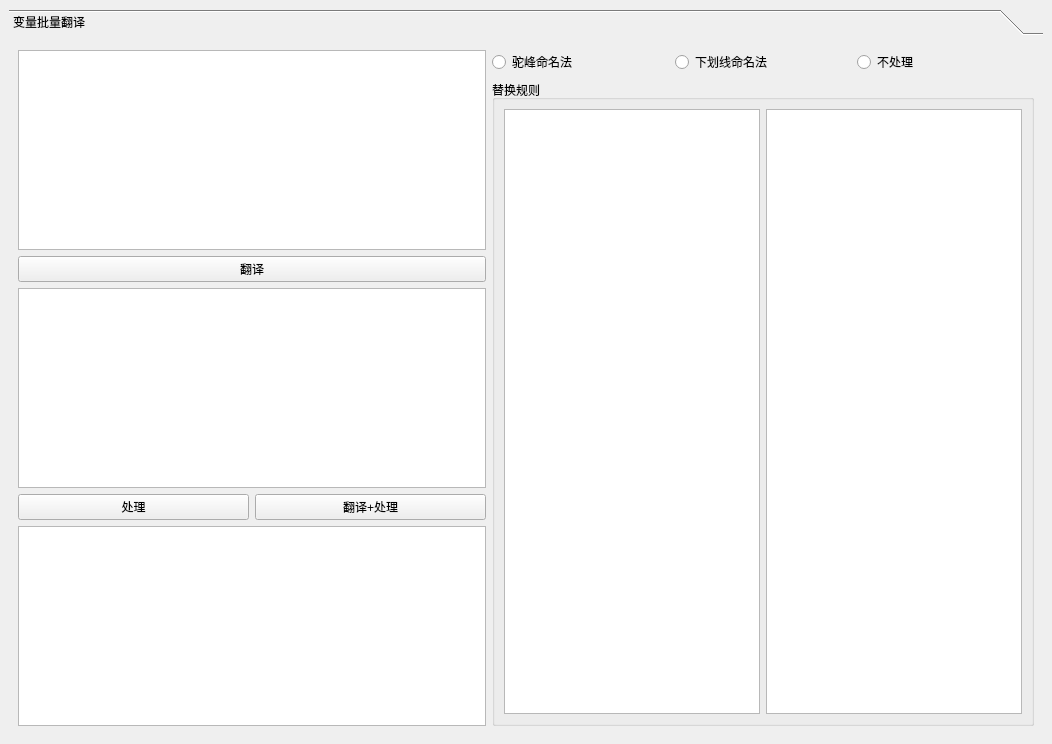
<?xml version="1.0" encoding="UTF-8"?>
<ui version="4.0">
 <class>MainWindow</class>
 <widget class="QMainWindow" name="MainWindow">
  <property name="geometry">
   <rect>
    <x>0</x>
    <y>0</y>
    <width>1052</width>
    <height>744</height>
   </rect>
  </property>
  <property name="windowTitle">
   <string>MainWindow</string>
  </property>
  <widget class="QWidget" name="centralwidget">
   <layout class="QHBoxLayout" name="horizontalLayout_2">
    <item>
     <widget class="QToolBox" name="toolBox">
      <widget class="QWidget" name="toolBoxPage2">
       <property name="geometry">
        <rect>
         <x>0</x>
         <y>0</y>
         <width>1030</width>
         <height>692</height>
        </rect>
       </property>
       <attribute name="label">
        <string>变量批量翻译</string>
       </attribute>
       <layout class="QGridLayout" name="gridLayout_2">
        <item row="0" column="0">
         <layout class="QVBoxLayout" name="verticalLayout">
          <item>
           <widget class="QTextEdit" name="textEdit_3"/>
          </item>
          <item>
           <widget class="QPushButton" name="pushButton_2">
            <property name="text">
             <string>翻译</string>
            </property>
           </widget>
          </item>
          <item>
           <widget class="QTextEdit" name="textEdit_4"/>
          </item>
          <item>
           <layout class="QHBoxLayout" name="horizontalLayout">
            <item>
             <widget class="QPushButton" name="pushButton_3">
              <property name="text">
               <string>处理</string>
              </property>
             </widget>
            </item>
            <item>
             <widget class="QPushButton" name="pushButton_4">
              <property name="text">
               <string>翻译+处理</string>
              </property>
             </widget>
            </item>
           </layout>
          </item>
          <item>
           <widget class="QTextEdit" name="textEdit_7"/>
          </item>
         </layout>
        </item>
        <item row="0" column="1">
         <layout class="QVBoxLayout" name="verticalLayout_2">
          <item>
           <layout class="QHBoxLayout" name="horizontalLayout_3">
            <item>
             <widget class="QRadioButton" name="radioButton">
              <property name="text">
               <string>驼峰命名法</string>
              </property>
             </widget>
            </item>
            <item>
             <widget class="QRadioButton" name="radioButton_2">
              <property name="text">
               <string>下划线命名法</string>
              </property>
             </widget>
            </item>
            <item>
             <widget class="QRadioButton" name="radioButton_3">
              <property name="text">
               <string>不处理</string>
              </property>
             </widget>
            </item>
           </layout>
          </item>
          <item>
           <widget class="QGroupBox" name="groupBox">
            <property name="title">
             <string>替换规则</string>
            </property>
            <layout class="QHBoxLayout" name="horizontalLayout_5">
             <item>
              <layout class="QHBoxLayout" name="horizontalLayout_4">
               <item>
                <widget class="QTextEdit" name="textEdit_5">
                 <property name="maximumSize">
                  <size>
                   <width>16777215</width>
                   <height>16777215</height>
                  </size>
                 </property>
                </widget>
               </item>
               <item>
                <widget class="QTextEdit" name="textEdit_6">
                 <property name="maximumSize">
                  <size>
                   <width>16777215</width>
                   <height>16777215</height>
                  </size>
                 </property>
                </widget>
               </item>
              </layout>
             </item>
            </layout>
           </widget>
          </item>
         </layout>
        </item>
       </layout>
      </widget>
     </widget>
    </item>
   </layout>
  </widget>
 </widget>
 <resources/>
 <connections/>
</ui>
